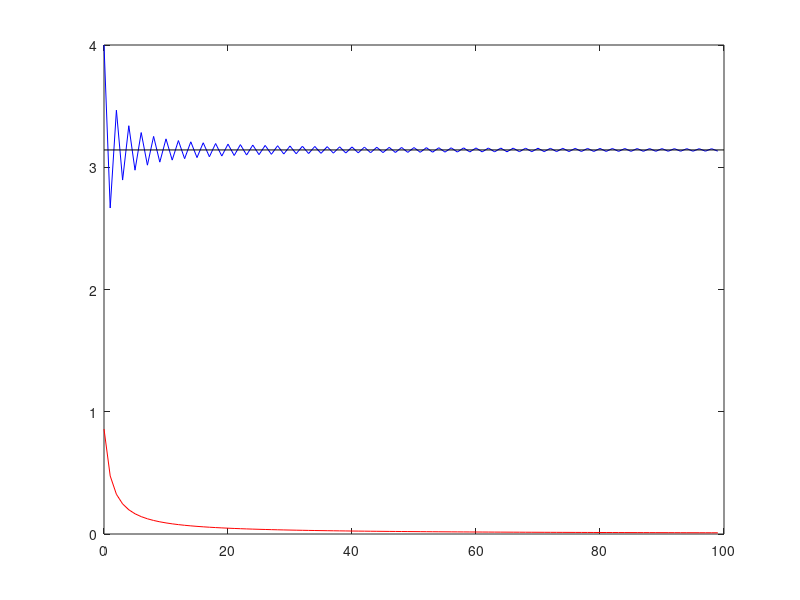
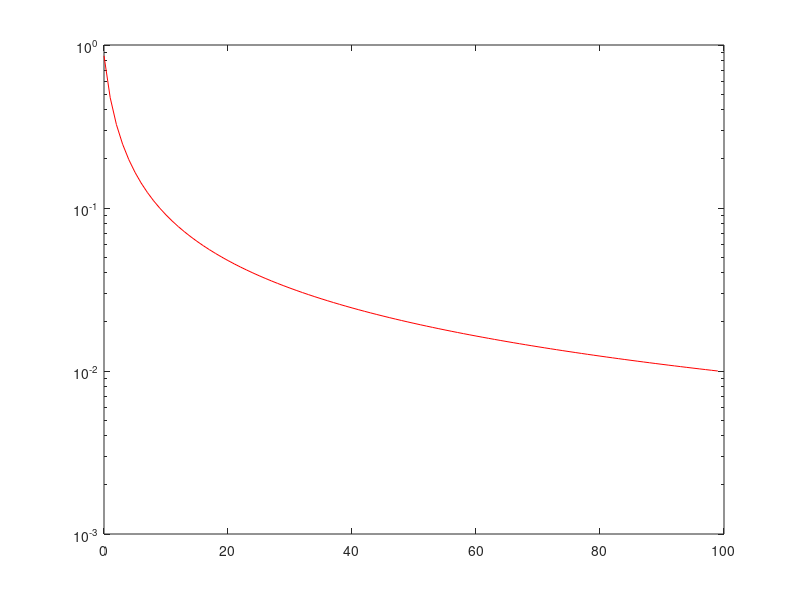

MATLAB code to generate these figures, in order:
clear all;
close all;
clc;

seikai = pi;
y(1) = 4;
error(1) = abs(seikai - y(1));
theta = 10 ^ (-2);
i = 1;
while error(i) > theta
    i = i + 1;
    y(i) = y(i - 1) + (-1) ^ (i - 1) / (2 * i - 1) * 4;
    error(i) = abs(seikai - y(i));
end
k = 0 : i - 1;
figure(1);
plot(k, y, 'b', k, error, 'r', [0, i], [seikai, seikai], 'k');
figure(2);
semilogy(k, error, 'r');
format long;
y(i)
seikai
format short;
